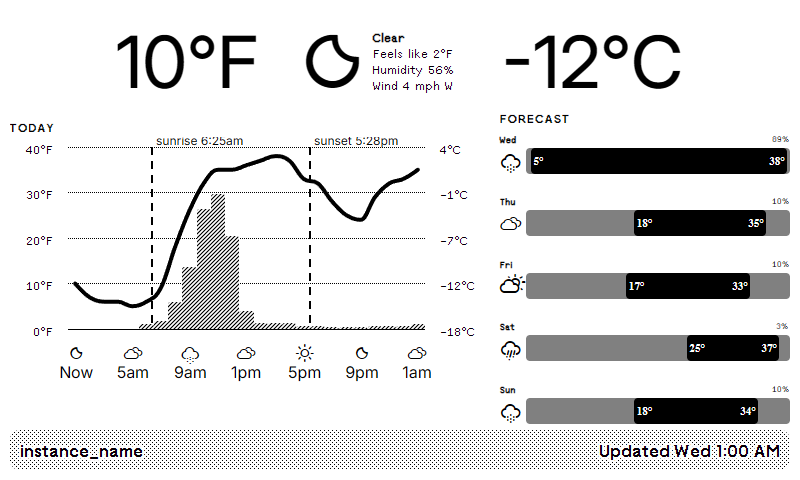
#> input picture plugins/weather/v2-render-latest.png, 800 x 480 px
$ python dither.py ../plugins/weather/v2-render-latest.png out.png
#> lines starting #> are read from the running program, lines starting #| are printed output that depends on the picture; after the words box and inside, x2 and y2 are one past the last pixel; in counts of white or black regions, pixels touching at a corner belong together
#!/usr/bin/env python3
"""Convert a screenshot PNG to 1-bit using Floyd-Steinberg dithering.

Usage:
    python tools/dither.py <input.png> [output.png]

If output is omitted, saves as <input>-1bit.png.
"""

import sys
from pathlib import Path
from PIL import Image


def dither(input_path: Path, output_path: Path) -> None:
    Image.open(input_path).convert("L").convert("1", dither=Image.Dither.FLOYDSTEINBERG).save(output_path)
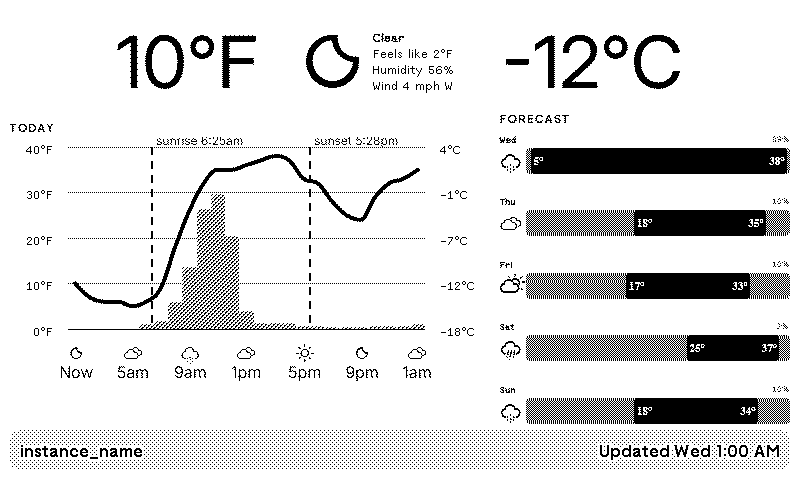
#> saved as out.png: PIL image 800x480 1; 88% white; 4359 black regions (4247 under 20 px), largest, box (x1, y1, x2, y2) and area: (526, 148, 790, 174) 6649, (526, 210, 790, 236) 5023, (526, 273, 790, 299) 4931
    print(f"Saved {output_path}")


if __name__ == "__main__":
    if len(sys.argv) < 2:
        print(__doc__)
        sys.exit(1)

    src = Path(sys.argv[1])
    dst = Path(sys.argv[2]) if len(sys.argv) > 2 else src.with_stem(src.stem + "-1bit")
    dither(src, dst)
